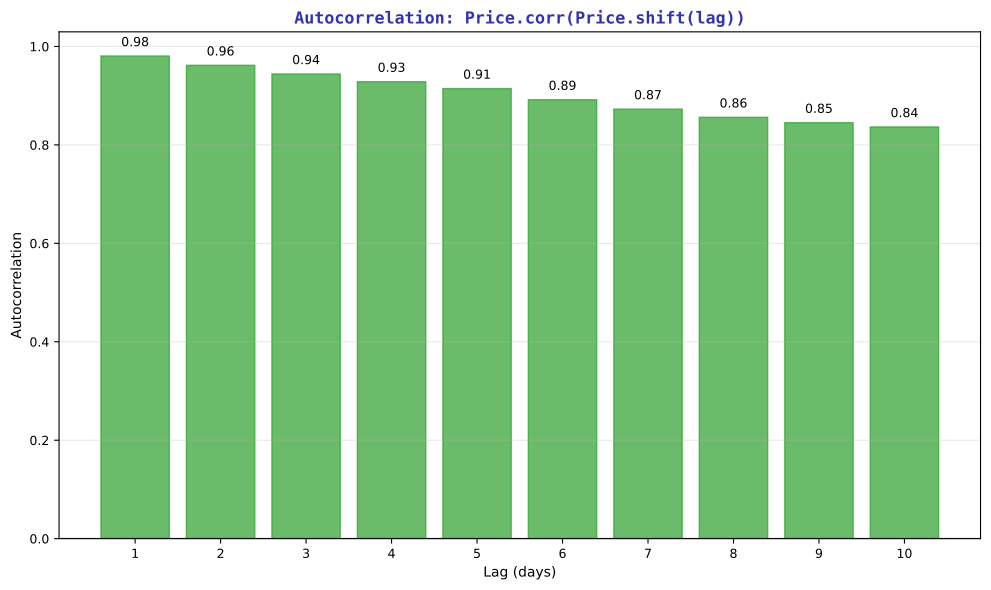

Source code (Python):
"""Autocorrelation - Lagged correlation analysis"""
import matplotlib.pyplot as plt
import numpy as np
import pandas as pd
from pathlib import Path

plt.rcParams.update({
    'font.size': 10, 'axes.labelsize': 10, 'axes.titlesize': 11,
    'xtick.labelsize': 9, 'ytick.labelsize': 9, 'legend.fontsize': 9,
    'figure.figsize': (10, 6), 'figure.dpi': 150
})

MLPURPLE = '#3333B2'
MLBLUE = '#0066CC'
MLGREEN = '#2CA02C'

np.random.seed(42)
dates = pd.date_range('2024-01-01', periods=100, freq='D')
prices = 100 + np.cumsum(np.random.randn(100) * 2)
df = pd.DataFrame({'Price': prices}, index=dates)

fig, ax = plt.subplots(figsize=(10, 6))

lags = range(1, 11)
correlations = [df['Price'].corr(df['Price'].shift(lag)) for lag in lags]

bars = ax.bar(lags, correlations, color=MLBLUE, alpha=0.7, edgecolor='black')
ax.axhline(0, color='black', linewidth=1)

for i, (lag, corr) in enumerate(zip(lags, correlations)):
    if abs(corr) > 0.5:
        bars[i].set_color(MLGREEN)
    ax.text(lag, corr + 0.02, f'{corr:.2f}', ha='center', fontsize=9)

ax.set_xlabel('Lag (days)', fontsize=10)
ax.set_ylabel('Autocorrelation', fontsize=10)
ax.set_title('Autocorrelation: Price.corr(Price.shift(lag))', fontsize=12,
             fontweight='bold', color=MLPURPLE, family='monospace')
ax.set_xticks(lags)
ax.grid(axis='y', alpha=0.3)

plt.tight_layout()
plt.savefig(Path(__file__).parent / 'chart.pdf', dpi=300, bbox_inches='tight')
plt.close()
